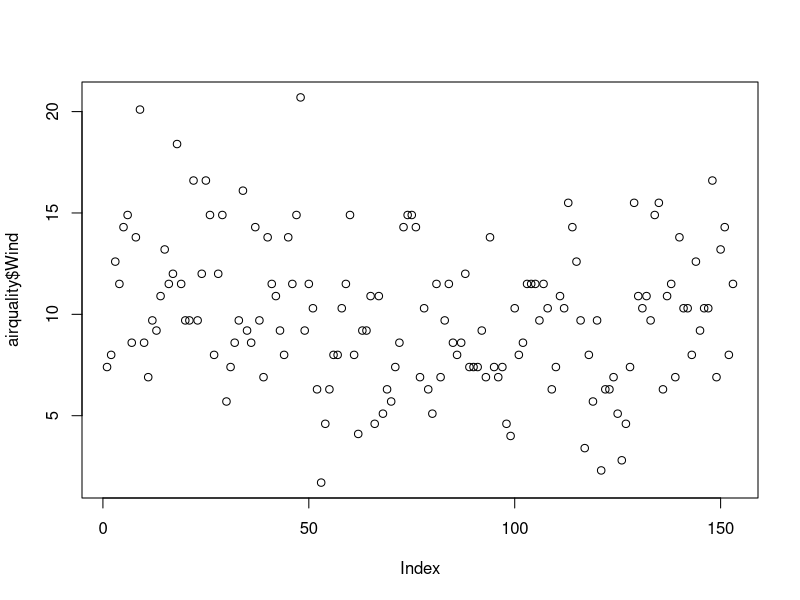
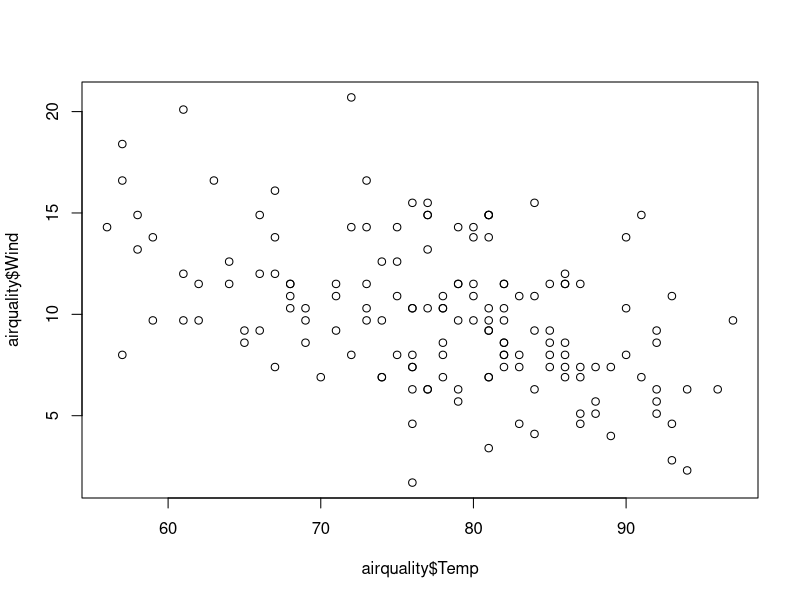
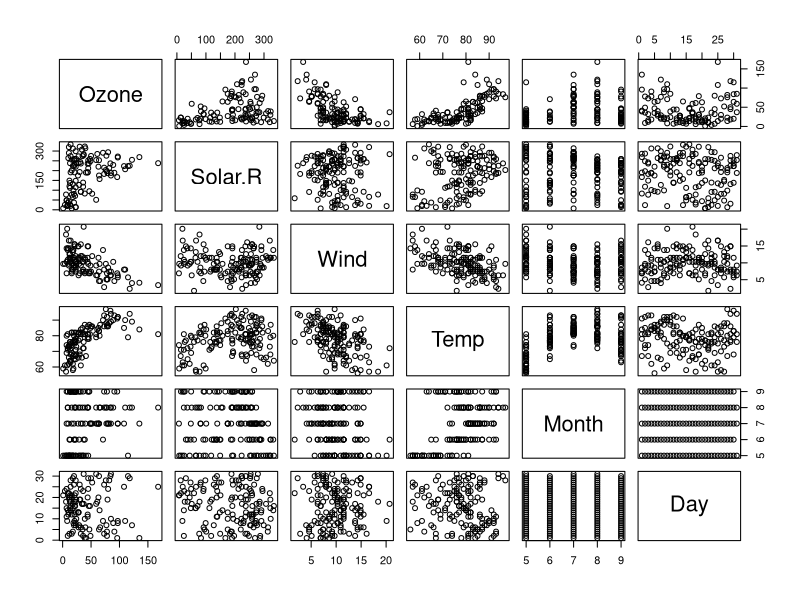
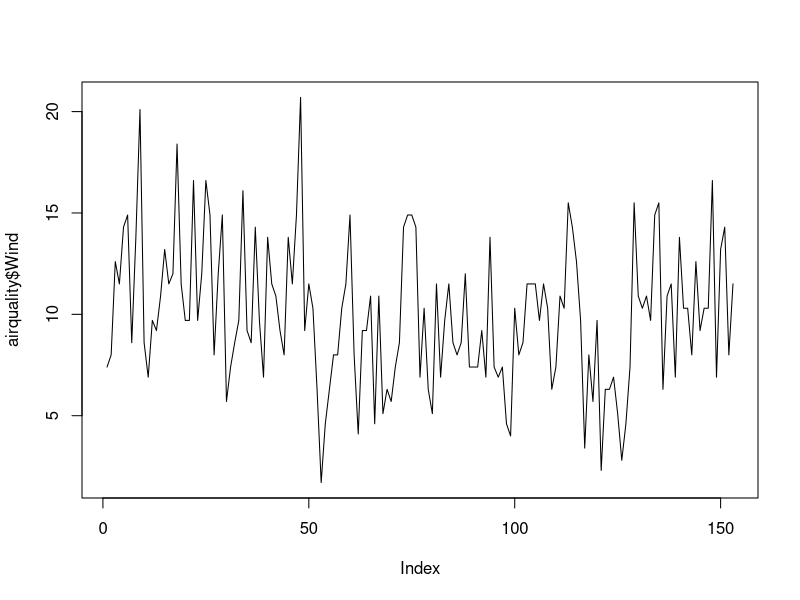
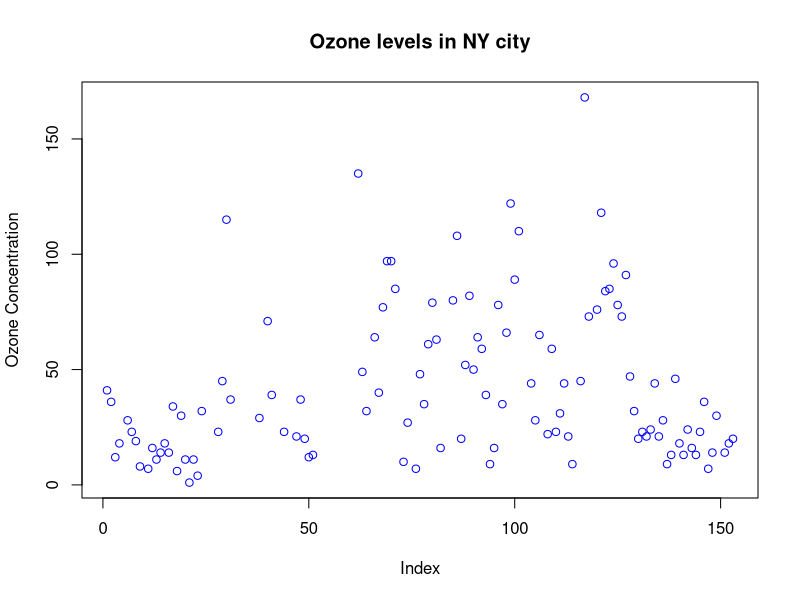
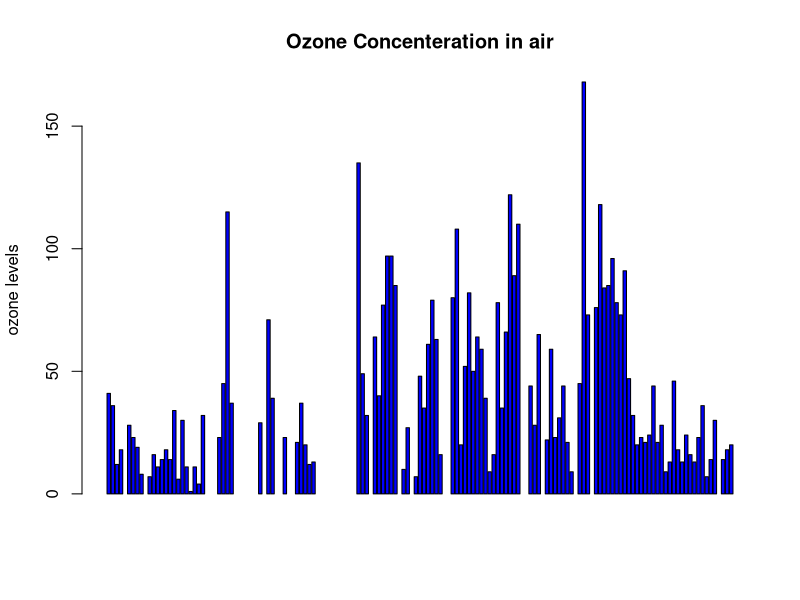
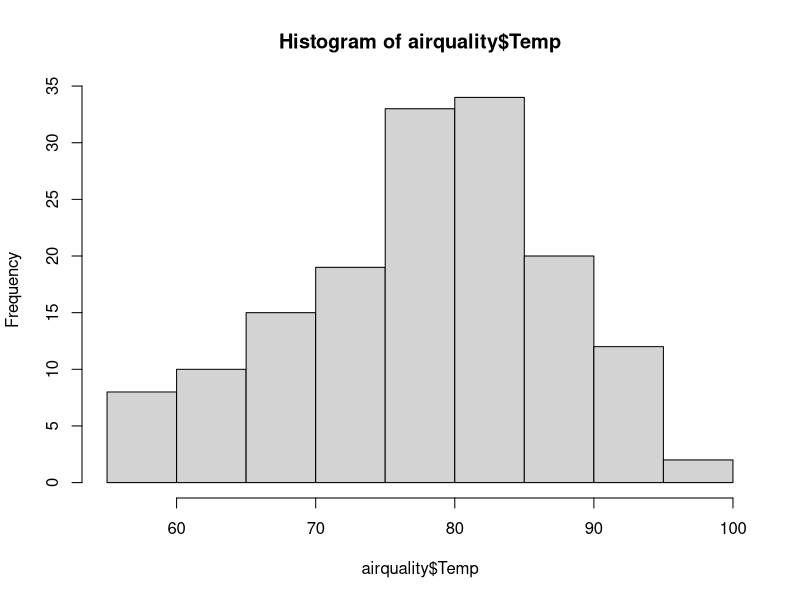
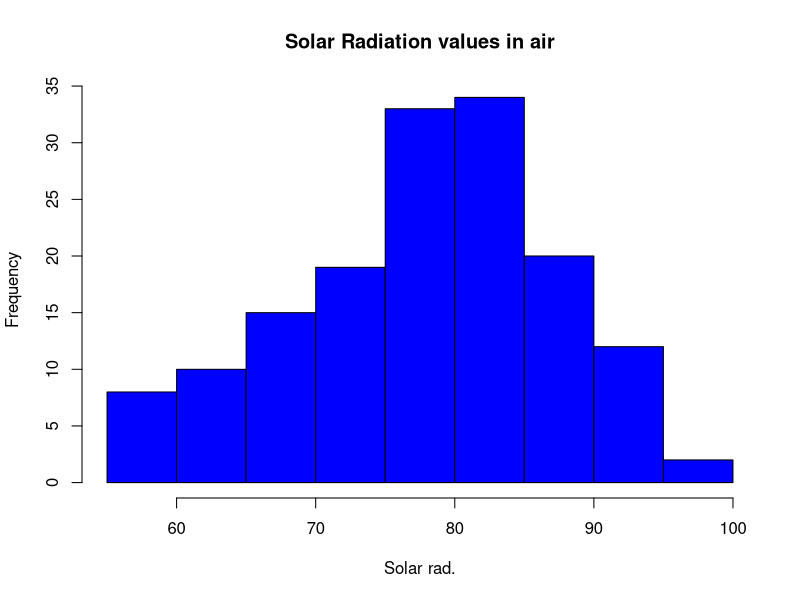

Recreate these plots in R, in order.
#airquality = read.csv('path/airquality.csv',header=TRUE, sep=",")
airquality <- datasets::airquality
####Top 10 rows and last 10 rows
head(airquality,10)
tail(airquality,10)

######Columns
airquality[,c(1,2)]

df<-airquality[,-6]

summary(airquality[,1])

airquality$Wind

summary(airquality$Wind)

###########Summary of the data#########

summary(airquality)
summary(airquality$Wind) 


#####################
plot(airquality$Wind)
plot(airquality$Temp,airquality$Wind,type="p")
plot(airquality)
# points and lines 
plot(airquality$Wind, type= "l") # p: points, l: lines,b: both
plot(airquality$Ozone, xlab = 'Index', 
     ylab = 'Ozone Concentration', main = 'Ozone levels in NY city',
     col = 'blue')

# Horizontal bar plot
barplot(airquality$Ozone, main = 'Ozone Concenteration in air',
        ylab = 'ozone levels', col= 'blue',horiz = F,axes=T)

#Histogram
hist(airquality$Temp)
hist(airquality$Temp, 
     main = 'Solar Radiation values in air',
     xlab = 'Solar rad.', col='blue')

#Single box plot
boxplot(airquality$Wind,main="Boxplot")

boxplot.stats(airquality$Wind)$out

# Multiple box plots
boxplot(airquality[,1:4],main='Multiple')


#margin of the grid(mar), 
#no of rows and columns(mfrow), 
#whether a border is to be included(bty) 
#and position of the 
#labels(las: 1 for horizontal, las: 0 for vertical)
#bty - box around the plot
par(mfrow=c(3,3),mar=c(2,5,2,1),  las=0, bty="o")
plot(airquality$Ozone)
plot(airquality$Ozone, airquality$Wind)
plot(airquality$Ozone, type= "l")
plot(airquality$Ozone, type= "l")
plot(airquality$Ozone, type= "l")
barplot(airquality$Ozone, main = 'Ozone Concenteration in air',
        xlab = 'ozone levels', col='green',horiz = TRUE)
hist(airquality$Solar.R)
boxplot(airquality$Solar.R)
boxplot(airquality[,0:4], main='Multiple Box plots')












